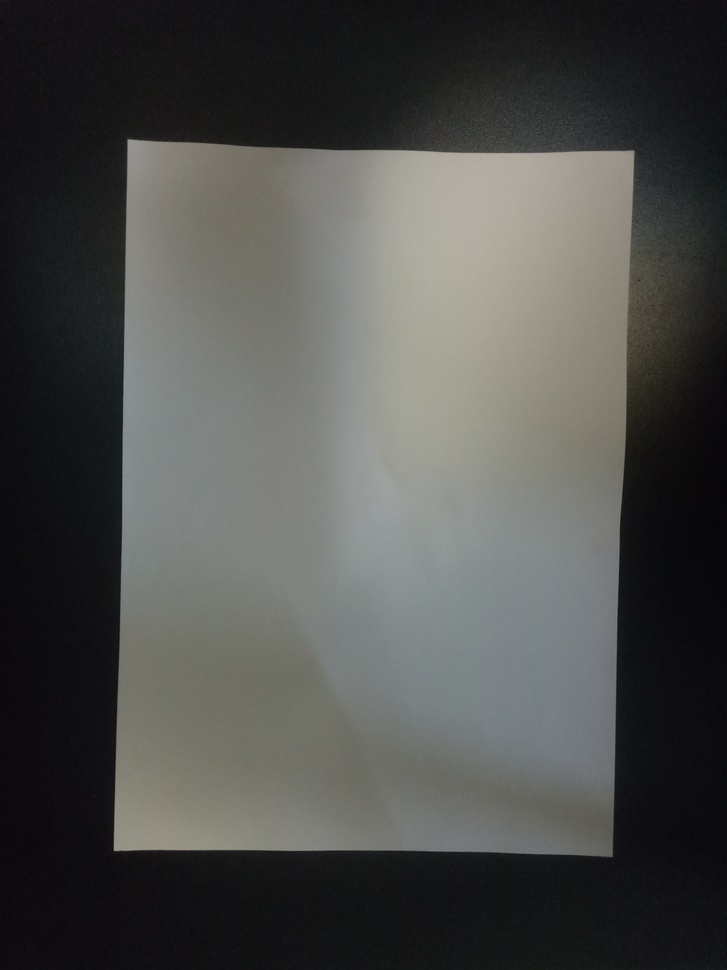
%> input picture hw3_black.jpg, 727 x 970 px, shrunk from 3120 x 4160 before the run
$ octave hw3-1.m   (GNU Octave 9; MATLAB toolbox functions it lacks are replaced by stand-ins)
%> lines starting %> are read from the running program, lines starting %| are printed output that depends on the picture
c = imread('C:\Users\王廷瑋\Downloads\hw3_black.jpg');
%> c is the input picture: size 970x727x3 uint8; mean R, G, B 77.1, 77.9, 75.6
gray = rgb2gray(c);
%% ----sobel matrix----------------------------------------------------------
Sy = [-1,-2,-1;0,0,0;1,2,1];
Sx = -(Sy');
%---x grad , y grad--------------------------------------------------------
x_grad_sob = filter2(Sx,gray);
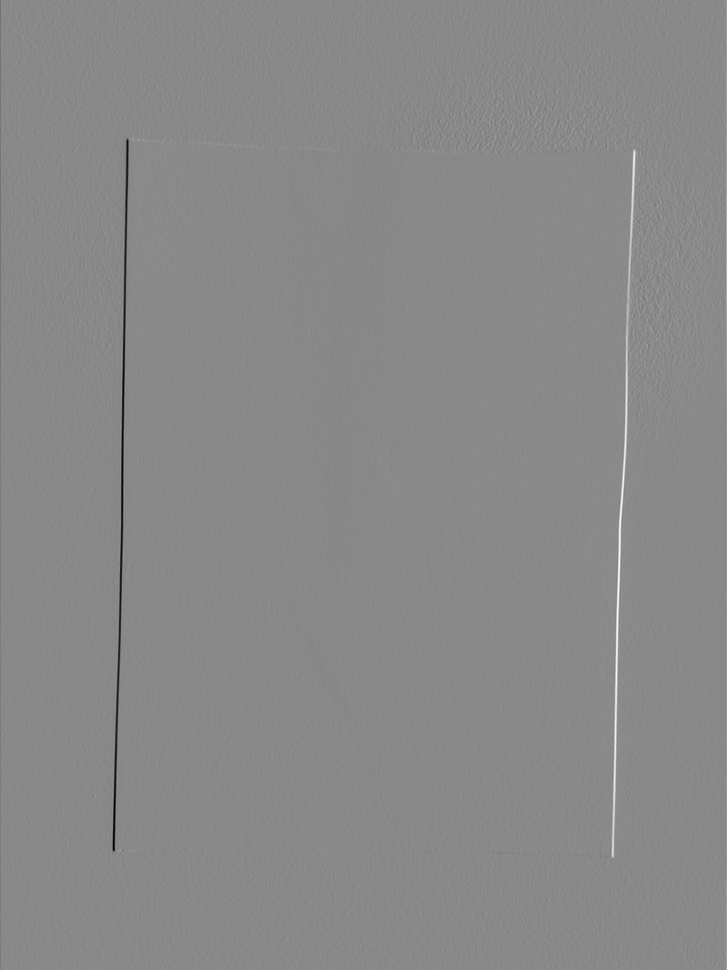
%> x_grad_sob: size 970x727 double; min -488, max 419, mean 0; drawn with min black and max white
y_grad_sob = filter2(Sy,gray);
%--grad magnitude----------------------------------------------------------
grad_mag_sob = sqrt(x_grad_sob.^2 + y_grad_sob.^2);
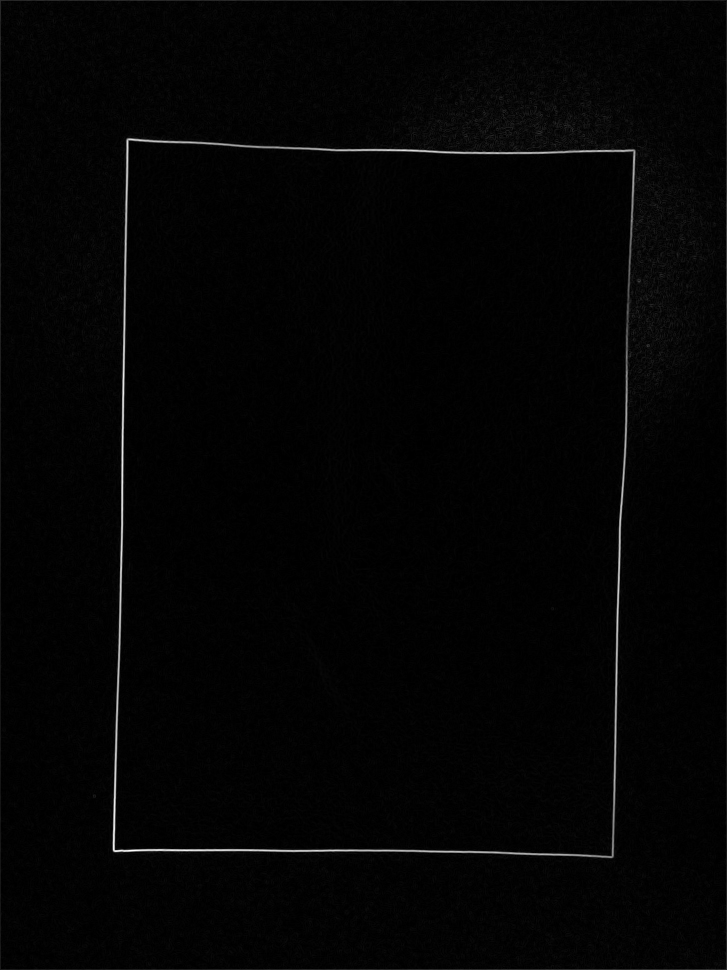
%> grad_mag_sob: size 970x727 double; min 0, max 518.2, mean 9.1; drawn with min black and max white

minimum = min(min(grad_mag_sob));
%> minimum = 0
maximum = max(max(grad_mag_sob));
%> maximum = 518.2
delta_sob = maximum - minimum;
%> delta_sob = 518.2
grad_mag_sob = round((grad_mag_sob - minimum)*255 / delta_sob);
imshow(uint8(grad_mag_sob));
%% ----prewit matrix-------------------------------------------------------------
Py = [-1,-1,-1;0,0,0;1,1,1];
Px = -(Py');
%---x grad , y grad--------------------------------------------------------
x_grad_pre = filter2(Px,gray);
y_grad_pre = filter2(Py,gray);
%--grad magnitude----------------------------------------------------------
grad_mag_pre = sqrt(x_grad_pre.^2 + y_grad_pre.^2);

minimum_pre = min(min(grad_mag_pre));
%> minimum_pre = 0
maximum_pre = max(max(grad_mag_pre));
%> maximum_pre = 388.1
delta_pre = maximum_pre - minimum_pre;
%> delta_pre = 388.1
grad_mag_pre = round((grad_mag_pre - minimum_pre)*255 / delta_pre);
figure;
imshow(uint8(grad_mag_pre));
%% ----robin matrix-------------------------------------------------------------
Rx = [1,0;0,-1];
Ry = [0,1;-1,0];
%---x grad , y grad--------------------------------------------------------
x_grad_rob = filter2(Rx,gray);
y_grad_rob = filter2(Ry,gray);
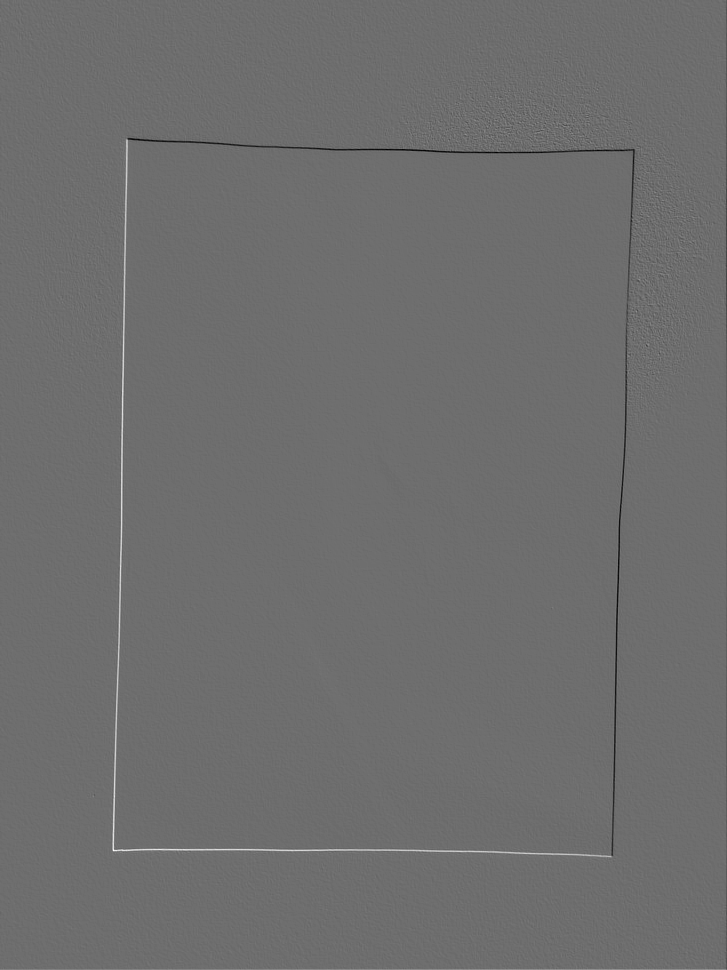
%> y_grad_rob: size 970x727 double; min -82, max 108, mean 0; drawn with min black and max white
%--grad magnitude----------------------------------------------------------
grad_mag_rob = sqrt(x_grad_rob.^2 + y_grad_rob.^2);

minimum_rob = min(min(grad_mag_rob));
%> minimum_rob = 0
maximum_rob = max(max(grad_mag_rob));
%> maximum_rob = 137.2
delta_rob = maximum_rob - minimum_rob;
%> delta_rob = 137.2
grad_mag_rob = round((grad_mag_rob - minimum_rob)*255 / delta_rob);
figure;
imshow(uint8(grad_mag_rob));
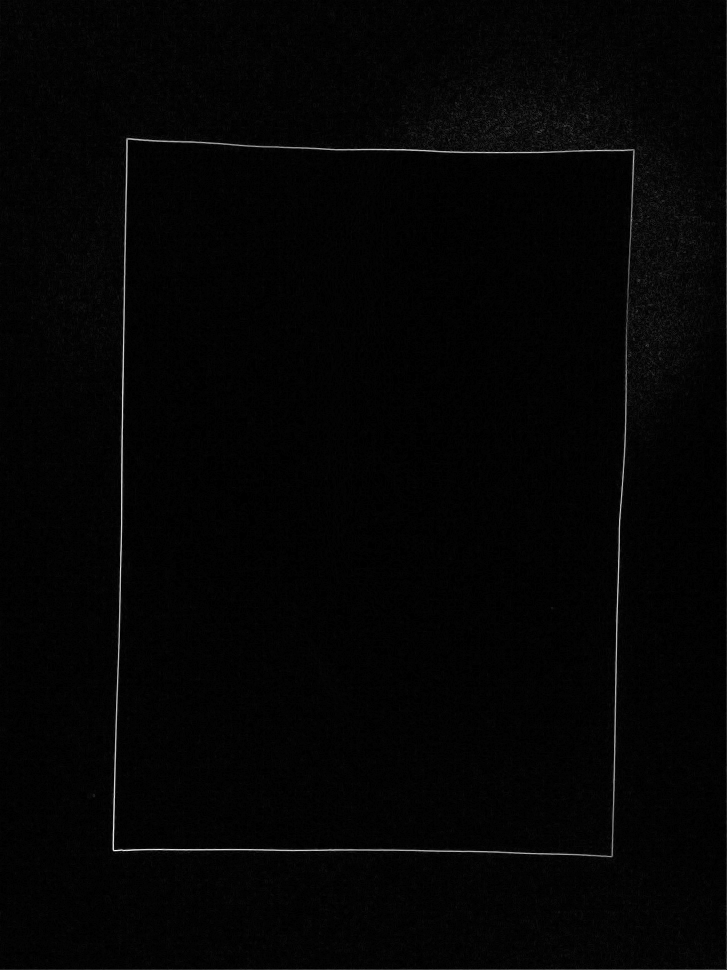
%> displayed picture: size 970x727, on the screen's scale of 0 to 255; min 0, max 255, mean 4.1; mean of the top-left, top-right, bottom-left and bottom-right quarters 4, 5.3, 3.6, 3.7
%% ----Frei - Chen matrix-------------------------------------------------------------
Fy = [-1,-sqrt(2),-1;0,0,0;1,sqrt(2),1];
Fx = -(Fy');
%---x grad , y grad--------------------------------------------------------
x_grad_fre = filter2(Fx,gray);
y_grad_fre = filter2(Fy,gray);
%--grad magnitude----------------------------------------------------------
grad_mag_fre = sqrt(x_grad_fre.^2 + y_grad_fre.^2);

minimum_fre = min(min(grad_mag_fre));
%> minimum_fre = 0
maximum_fre = max(max(grad_mag_fre));
%> maximum_fre = 441.9
delta_fre = maximum_fre - minimum_fre;
%> delta_fre = 441.9
grad_mag_fre = round((grad_mag_fre - minimum_fre)*255 / delta_fre);
figure;
imshow(uint8(grad_mag_fre));
